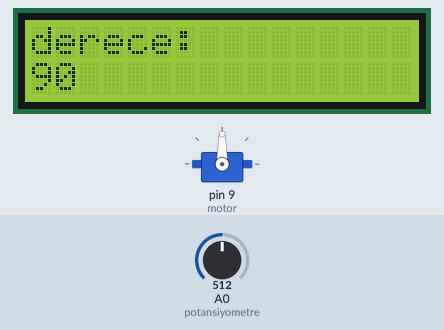
Simulated run of this sketch. Board: Arduino Uno, built with avr-gcc and run on an emulated ATmega328P. Parts: 16×2 character LCD, servo. The test bench sets the inputs (shaded band); at power-on: A0 (potansiyometre) = 512.

Above: at 1.2 s.
1.3 s: A0 (potansiyometre) set to 716
At 2.0 s:
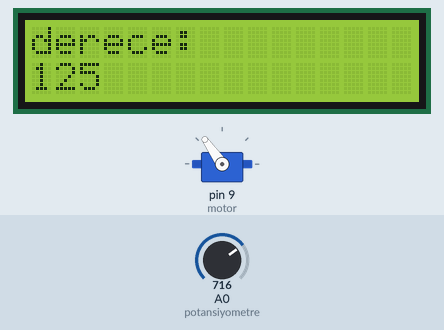
3.0 s: A0 (potansiyometre) set to 900
At 4.3 s:
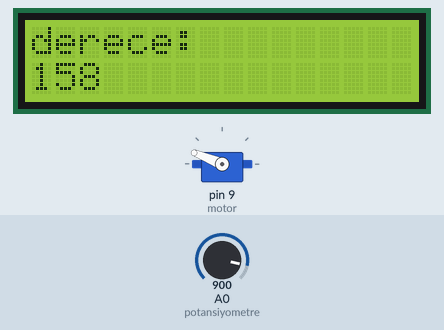
4.6 s: A0 (potansiyometre) set to 1023
At 5.8 s:
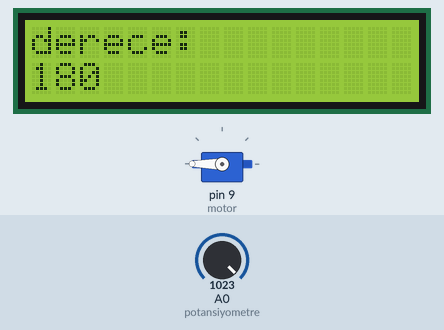
6.2 s: A0 (potansiyometre) set to 306
At 7.3 s:
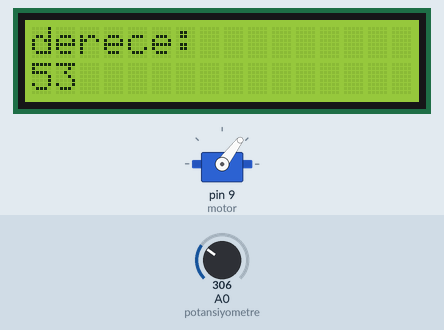
7.7 s: A0 (potansiyometre) set to 122
At 8.7 s:
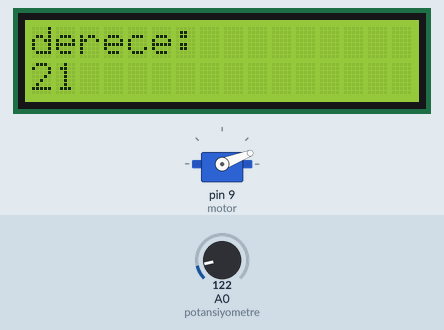
9.3 s: A0 (potansiyometre) set to 0
At 10.1 s:
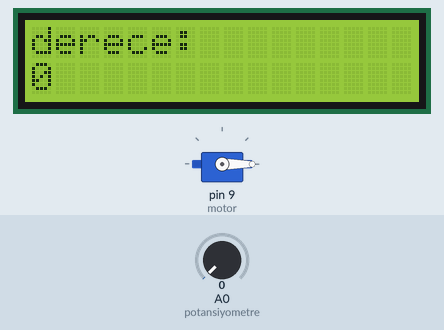
Timing chart, 0 to 11.8 s (numbered marks = the images above; inputs shaded):
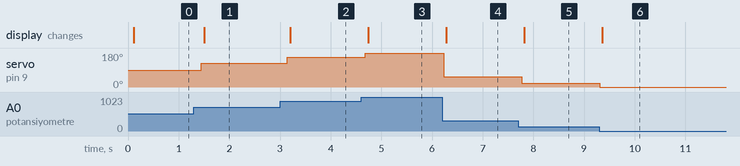

The sketch:

Aci_Olcer.ino
```cpp
#include<LiquidCrystal.h>
#include<Servo.h>

#define potansiyometre A0
LiquidCrystal lcd(12,11,5,4,3,2);
Servo motor;

int derece;

void setup() {
  lcd.begin(16,2);
  motor.attach(9);

}

void loop() {
  derece = analogRead(potansiyometre);
  derece = map(derece,0,1023,0,180);
  motor.write(derece);
  delay(50);

  lcd.clear();
  lcd.setCursor(0,0);
  lcd.print("derece:");
  lcd.setCursor(0,1);
  lcd.print(derece);
  delay(100);

}
```

Measured:
- after the input at 1.3 s, servo on pin 9 (motor): 90° → 125° after 0.15 s; the display: changes after 0.20 s (image 1)
- after the input at 3.0 s, servo on pin 9 (motor): 125° → 158° after 0.14 s; the display: changes after 0.20 s (image 2)
- after the input at 4.6 s, servo on pin 9 (motor): 158° → 180° after 0.09 s; the display: changes after 0.14 s (image 3)
- after the input at 6.2 s, servo on pin 9 (motor): 180° → 53° at once; the display: changes after 0.08 s (image 4)
- after the input at 7.7 s, servo on pin 9 (motor): 53° → 21° after 0.07 s; the display: changes after 0.12 s (image 5)
- after the input at 9.3 s, servo on pin 9 (motor): 21° → 0° at once; the display: changes after 0.06 s (image 6)
